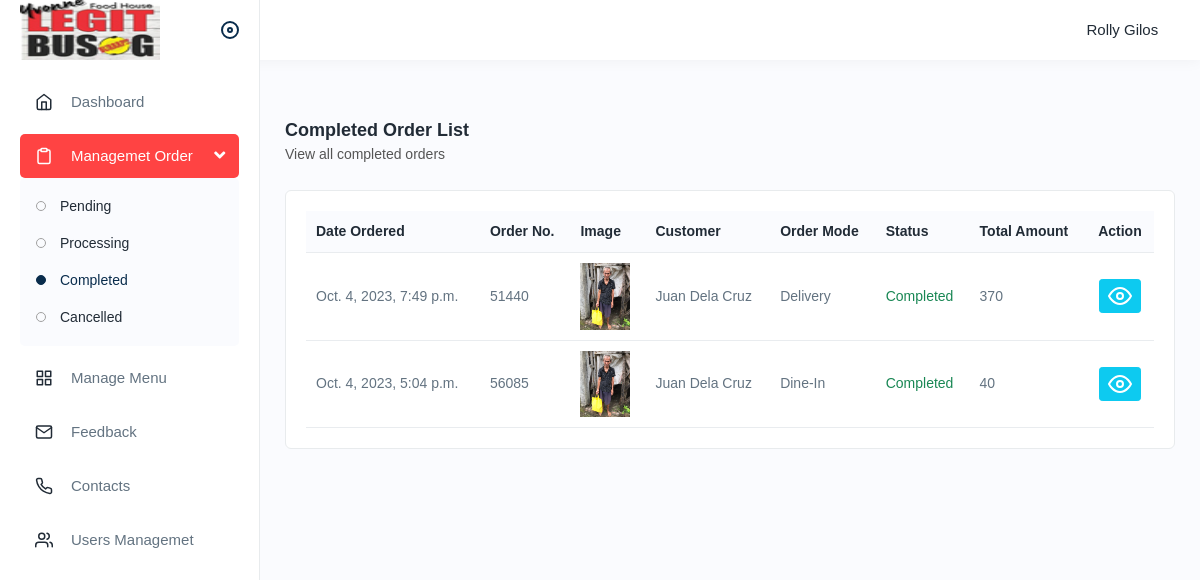
Before: /v1/order/completed (signed in) with the older database file.
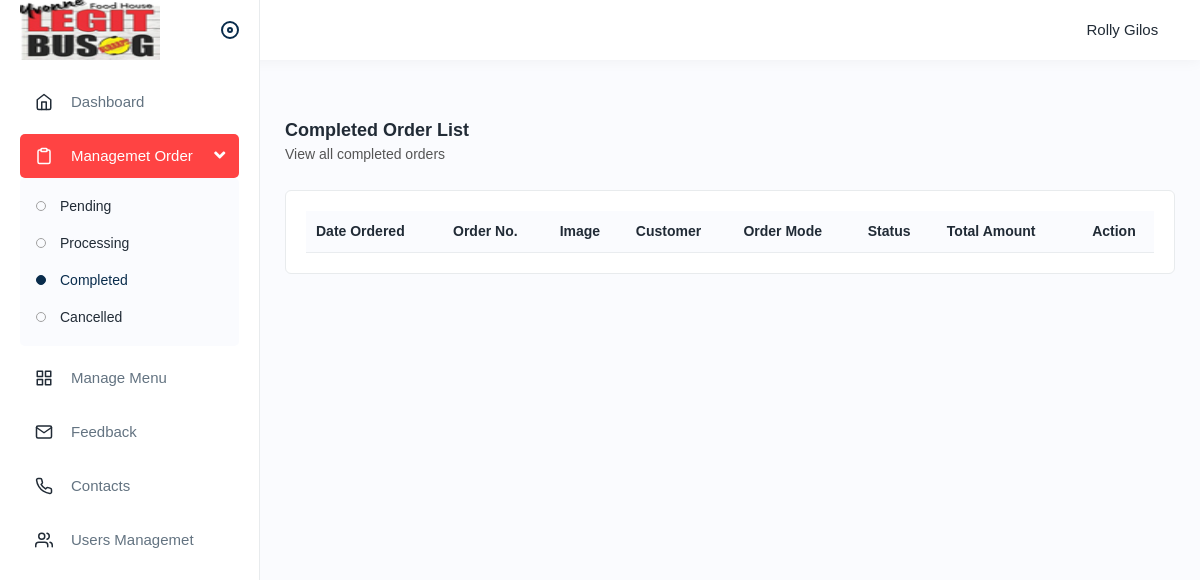
After: the same page with the newer database file.
### main/models.py (models this page shows, shortened)
class Transaction(models.Model):
    transaction_id = models.CharField(max_length=50, null=False)
    user = models.ForeignKey(User, on_delete=models.CASCADE, null=False)
    total_amount = models.IntegerField(default=0, null=True)
    order_mode = models.CharField(max_length=50)
    status = models.CharField(max_length=50)
    address = models.CharField(max_length=250)
    cancel_reason = models.CharField(max_length=250, null=True)
    date_created = models.DateTimeField(default=now)

class PersonInfo(models.Model):
    user = models.OneToOneField(User, on_delete=models.CASCADE, null=False)
    dob = models.DateField(null=False)
    address = models.CharField(max_length=100, null=False)
    contact = models.CharField(max_length=100, null=False)
    image = models.ImageField(null=True)

### main/decorators.py (the view)
        def wrapper_func(response, *args, **kwargs):
            group = None
            if response.user.groups.exists():
                group = response.user.groups.all()[0].name
                if group in allowed_roles:
                    return view_func(response, *args, **kwargs)
                else:
                    return HttpResponse('You are not authorize to view this page')
            return HttpResponse('You are not authorize to view this page')

### main/views.py (called while the page is built)
@login_required
@allowed_users(allowed_roles=['admin'])
def adminCompletedOrder(response):
    trans = Transaction.objects.filter(status='Completed')
    return render(response, 'main/admin/ordercompleted.html', {
        'trans': trans,
    })  # admin

### main/templates/main/admin/ordercompleted.html (shortened to what this page needs)
{% extends '../admin-layout.html' %}
{% load static %}
{% block content %}
<div class="content mt-2">
    <div class="page-header">
        <div class="page-title">
            <h4>Completed Order List</h4>
            <h6>View all completed orders</h6>
        </div>
    </div>
    <div class="card">
        <div class="card-body">
            <div class="table-responsive">
                <table id="example" class="table">
                    <thead>
                        <tr>
                            <th>Date Ordered</th>
                            <th>Order No.</th>
                            <th>Image</th>
                            <th>Customer</th>
                            <th>Order Mode</th>
                            <th>Status</th>
                            <th>Total Amount</th>
                            <th class="text-center">Action</th>
                        </tr>
                    </thead>
                    {% for tran in trans %}
                    <tbody>
                        <tr>
                            <td>{{ tran.date_created }}</td>
                            <td>{{ tran.transaction_id }}</td>
                            <td>
                                <a href="{{ tran.user.personinfo.image.url }}">
                                    <img width="50" src="{{ tran.user.personinfo.image.url }}">
                                </a>
                            </td>
                            <td>{{ tran.user.first_name | title }} {{ tran.user.last_name | title }}</td>
                            <td>{{ tran.order_mode }}</td>
                            <td class="text-success">{{ tran.status }}</td>
                            <td>{{ tran.total_amount }}</td>
                            <td class="text-center">
                                <a class="btn btn-sm btn-info text-white"
                                   href="{% url 'admin_customer_orderlist_completed' tran.transaction_id %}">
                                    <i data-feather="eye"></i>
                                </a>
                            </td>
                        </tr>
                    </tbody>
                    {% endfor %}
                </table>
            </div>
        </div>
    </div>
</div>
{% endblock %}

### main/templates/main/admin-layout.html (shortened to what this page needs)
{% load static %}
<html>
<head>
    <link rel="stylesheet" href="{% static 'vendor/css/bootstrap.min.css' %}">
    <link rel="stylesheet" href="{% static 'vendor/css/animate.css' %}">
    <link rel="stylesheet" href="{% static 'vendor/css/dataTables.bootstrap4.min.css' %}">
    <link rel="stylesheet" href="{% static 'vendor/plugins/fontawesome/css/fontawesome.min.css' %}">
    <link rel="stylesheet" href="{% static 'vendor/plugins/fontawesome/css/all.min.css' %}">
    <link rel="stylesheet" href="{% static 'vendor/css/style.css' %}">
</head>
<body>
    <div class="main-wrapper">
        <div class="header">
            <div class="header-left active" style="overflow:hidden">
                <a href="{% url 'admin.index' %}" class="logo">
                    <img src="{% static 'img/logo-small.jpg' %}" alt="">
                </a>
                <a id="toggle_btn" href="javascript:void(0);">
                </a>
            </div>
            <ul class="nav user-menu">
                <li class="nav-item dropdown has-arrow main-drop">
                    <a href="javascript:void(0);" class="dropdown-toggle nav-link userset" data-bs-toggle="dropdown">
                        <small class="p-2">{{ user.first_name | title }} {{ user.last_name | title}}</small>
                    </a>
                </li>
            </ul>
        </div>
        <div class="sidebar" id="sidebar">
            <div class="sidebar-inner slimscroll">
                <div id="sidebar-menu" class="sidebar-menu">
                    <ul>
                        {% url 'admin.index' as admin_index_url %}
                        <li class="{% if request.path == admin_index_url %}active{% endif %}"><a href="{% url 'admin.index' %}"><i class="me-2"
                                   data-feather="home"></i><span>Dashboard</span></a></li>
                        <li class="submenu">
                            <a href="javascript:void(0);" class=""><i class="me-2"
                                   data-feather="clipboard"></i><span>Managemet Order</span> <span
                                      class="menu-arrow"></span></a>
                            <ul>
                                {% url 'admin_pending_order' as admin_pending_order_url %}
                                <li><a class="{% if request.path == admin_pending_order_url %}active{% endif %}" href="{% url 'admin_pending_order' %}">Pending</span></a></li>
                                {% url 'admin_process_order' as admin_process_order_url %}
                                <li><a class="{% if request.path == admin_process_order_url %}active{% endif %}" href="{% url 'admin_process_order' %}">Processing</span></a></li>
                                {% url 'admin_completed_order' as admin_completed_order_url %}
                                <li><a class="{% if request.path == admin_completed_order_url %}active{% endif %}" href="{% url 'admin_completed_order' %}">Completed</span></a></li>
                                {% url 'admin_cancelled_order' as admin_cancelled_order_url %}
                                <li><a class="{% if request.path == admin_cancelled_order_url %}active{% endif %}" href="{% url 'admin_cancelled_order' %}">Cancelled</span></a></li>
                            </ul>
                        </li>
                        {% url 'admin_cat_list' as admin_cat_list_url %}
                        <li class="{% if request.path == admin_cat_list_url %}active{% endif %}"><a href="{% url 'admin_cat_list' %}"><i class="me-2"
                                   data-feather="grid"></i><span>Manage Menu</span></a></li>
                        {% url 'admin_feedback_list' as admin_feedback_list_url %}
                        <li class="{% if request.path == admin_feedback_list_url %}active{% endif %}"><a href="{% url 'admin_feedback_list' %}"><i class="me-2"
                                   data-feather="mail"></i><span>Feedback</span></a></li>
                        {% url 'admin_messages_list' as admin_messages_list_url %}
                        <li class="{% if request.path == admin_messages_list_url %}active{% endif %}"><a href="{% url 'admin_messages_list' %}"><i class="me-2"
                                              data-feather="phone"></i><span>Contacts</span></a></li>
                        {% url 'admin_account_list' as admin_account_list_url %}
                        <li class="{% if request.path == admin_account_list_url %}active{% endif %}"><a href="{% url 'admin_account_list' %}"><i class="me-2"
                                   data-feather="users"></i><span>Users
                                    Managemet</span></a></li>
                    </ul>
                </div>
            </div>
        </div>
        <main class="py-4">
            <div class="page-wrapper">
                {% block content %}
                {% endblock %}
            </div>
        </main>
    </div>
</body>
</html>

### main/templates/main/admin-layout.html (style rules this page uses)
.logo img { height: 60px; }

Changed rows visible on the page:
removed Transaction: date_created "Oct. 4, 2023, 7:49 p.m.", transaction_id "51440", user.personinfo.image (picture), user.first_name "Juan", user.last_name "Dela Cruz", order_mode "Delivery", status "Completed", total_amount "370"
removed Transaction: date_created "Oct. 4, 2023, 5:04 p.m.", transaction_id "56085", user.personinfo.image (picture), user.first_name "Juan", user.last_name "Dela Cruz", order_mode "Dine-In", status "Completed", total_amount "40"
